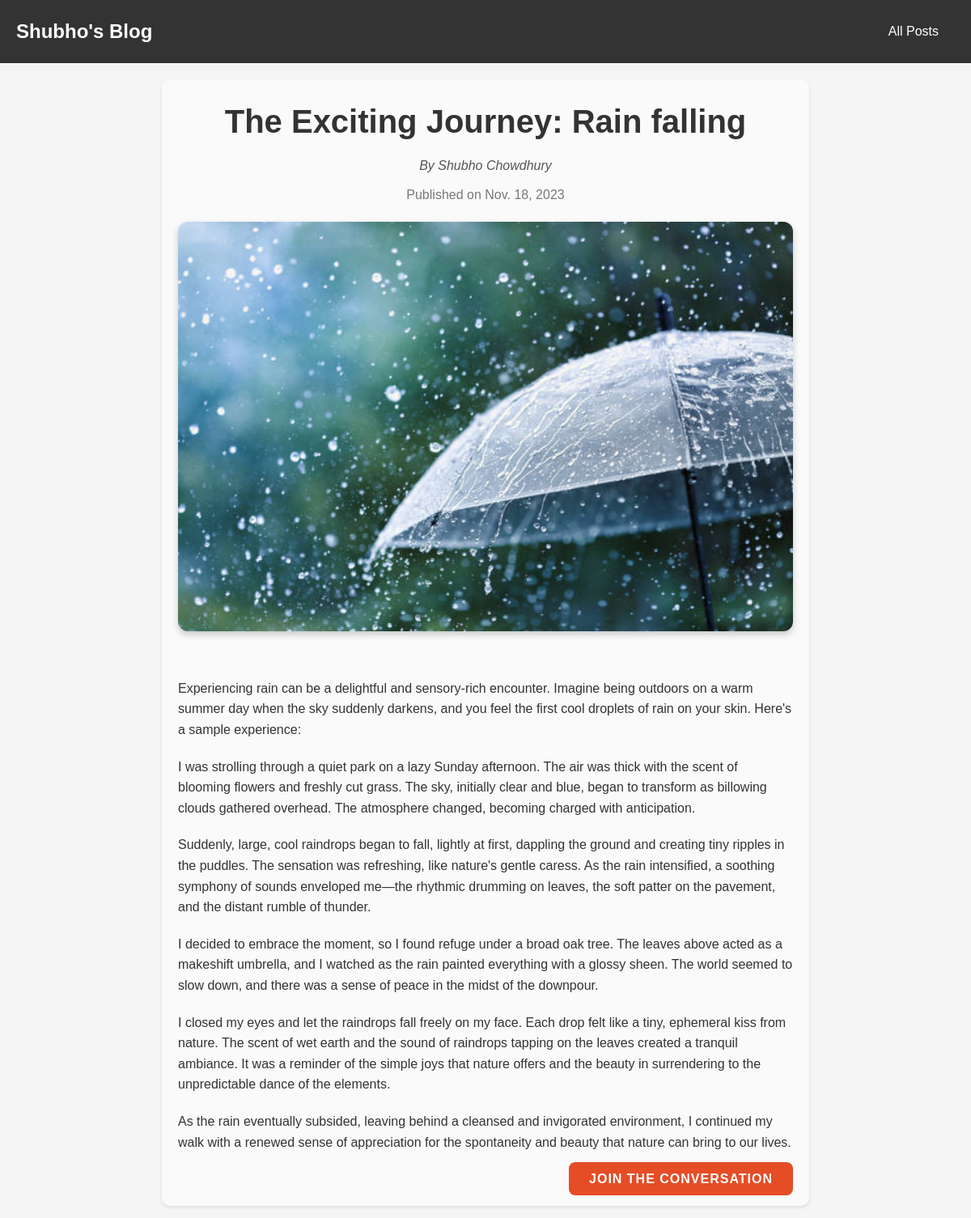
/posts/walking-in-the-rain, run on the app's committed database.
### blog/models.py (models this page shows, shortened)
class Post(models.Model):
    title = models.CharField(max_length=100)
    image_name = models.CharField(max_length=50)
    excerpt = models.CharField(max_length=500)
    date = models.DateField(auto_now=True)
    slug = models.SlugField(default="", blank=True,null=False,
                            db_index=True)
    content = models.TextField()
    author = models.ForeignKey(Author, null=True, on_delete=models.SET_NULL)
    tag = models.ManyToManyField(Tag)

class Author(models.Model):
    first_name = models.CharField(max_length=20)
    last_name = models.CharField(max_length=20)
    email = models.EmailField()
    def __str__(self) -> str:
        return f"{self.first_name} {self.last_name}"

### blog/views.py (the view)
# urls.py: path("posts/<slug:slug>", views.single_post, name='single-post')
def single_post(request, slug):
    try:
        post = Post.objects.get(slug=slug)
        return render(request, 'blog/single-post.html',{
            "post": post
        })
    except:
        return render(request, '404.html')

### blog/templates/blog/single-post.html (shortened to what this page needs)
{% extends "base.html" %}
{% load static %}
{% block css_files %}
<link rel="stylesheet" href="{% static 'blog/single-post.css' %}">
{% endblock css_files %}
{% block content %}
{% include "blog/includes/header.html" %}
<article class="single-post">
    <header class="post-header">
        <h1 class="post-title">The Exciting Journey: {{post.title}}</h1>
        <p class="post-author">By {{post.author}}</p>
        <p class="post-date">Published on {{post.date}}</p>
    </header>
    <div class="post-thumbnail">
        <img src={% static "blog/images/"|add:post.image_name %} alt="Post Image">
    </div>
    <div class="post-content">
        <p>
        {{post.content | linebreaks}}
        </p>
    </div>
    <footer class="post-footer">
        <a href="#comments" class="comment-link">Join the Conversation</a>
    </footer>
</article>
{% endblock content %}

### blog/static/blog/single-post.css (style rules this page uses)
* { margin: 0; padding: 0; box-sizing: border-box; }
body { font-family: 'Arial', sans-serif; background-color: #f5f5f5; color: #333; line-height: 1.6; }
.single-post { background-color: #fff; padding: 20px; border-radius: 10px; box-shadow: 0 2px 4px rgba(0, 0, 0, 0.1); margin: 20px auto; max-width: 800px; }
.post-header { text-align: center; margin-bottom: 20px; }
.post-title { font-size: 2em; margin-bottom: 10px; }
.post-author { font-style: italic; color: #777; margin-bottom: 10px; }
.post-date { color: #777; }
.post-thumbnail img { width: 100%; height: auto; border-radius: 8px; margin-bottom: 20px; box-shadow: 0 2px 4px rgba(0, 0, 0, 0.1); }
.post-content p { margin-bottom: 15px; }
.post-footer { text-align: right; }
.comment-link { padding: 8px 15px; background-color: #333; color: #fff; text-decoration: none; border-radius: 5px; }
body { transition: background-color 0.5s ease; }
.single-post { background-color: #fafafa; color: #333; transition: background-color 0.5s ease, color 0.5s ease; }
.post-title { font-size: 2.5em; color: #333; }
.post-author { font-style: italic; color: #555; }
.post-content p { margin-bottom: 20px; }
.post-thumbnail img { width: 100%; height: auto; border-radius: 12px; margin-bottom: 30px; box-shadow: 0 4px 8px rgba(0, 0, 0, 0.2); }
.comment-link { padding: 12px 25px; background-color: #e44d26; color: #fff; border-radius: 8px; text-transform: uppercase; font-weight: bold; letter-spacing: 1px; transition: background-color 0.3s ease; }

### data on the page
Post: title "Rain falling", author "Shubho Chowdhury", date "Nov. 18, 2023", image_name (picture), content "Experiencing rain can be a delightful and sensory-rich encounter. Imagine being outdoors on a warm summer day when the sky suddenly darkens, and you feel the first cool droplets of rain on your skin. Here's a sample experience: I was strolling through a quiet park on a lazy Sunday afternoon. The air was thick with the scent of blooming flowers and freshly cut grass. The sky, initially clear and blue, began to transform as billowing clouds gathered overhead. The atmosphere changed, becoming charged with anticipation. Suddenly, large, cool raindrops began to fall, lightly at first, dappling the ground and creating tiny ripples in the puddles. The sensation was refreshing, like nature's gentle…"
